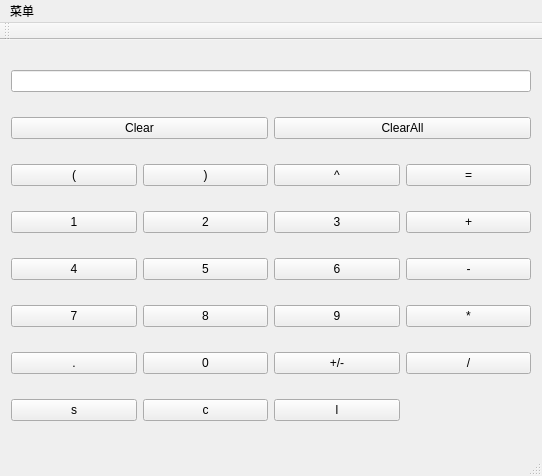
<?xml version="1.0" encoding="UTF-8"?>
<ui version="4.0">
 <class>MainWindow</class>
 <widget class="QMainWindow" name="MainWindow">
  <property name="geometry">
   <rect>
    <x>0</x>
    <y>0</y>
    <width>542</width>
    <height>476</height>
   </rect>
  </property>
  <property name="windowTitle">
   <string>MainWindow</string>
  </property>
  <widget class="QWidget" name="centralWidget">
   <layout class="QGridLayout" name="gridLayout">
    <item row="0" column="0" colspan="4">
     <widget class="QLineEdit" name="lineEdit"/>
    </item>
    <item row="1" column="0" colspan="2">
     <widget class="QPushButton" name="clearBtn">
      <property name="text">
       <string>Clear</string>
      </property>
     </widget>
    </item>
    <item row="1" column="2" colspan="2">
     <widget class="QPushButton" name="clearAllBtn">
      <property name="text">
       <string>ClearAll</string>
      </property>
     </widget>
    </item>
    <item row="2" column="0">
     <widget class="QPushButton" name="leftBracketBtn">
      <property name="text">
       <string>(</string>
      </property>
     </widget>
    </item>
    <item row="2" column="1">
     <widget class="QPushButton" name="rightBracketBtn">
      <property name="text">
       <string>)</string>
      </property>
     </widget>
    </item>
    <item row="2" column="2">
     <widget class="QPushButton" name="powBtn">
      <property name="text">
       <string>^</string>
      </property>
     </widget>
    </item>
    <item row="2" column="3">
     <widget class="QPushButton" name="equalBtn">
      <property name="text">
       <string>=</string>
      </property>
     </widget>
    </item>
    <item row="3" column="0">
     <widget class="QPushButton" name="digitBtn1">
      <property name="text">
       <string>1</string>
      </property>
     </widget>
    </item>
    <item row="3" column="1">
     <widget class="QPushButton" name="digitBtn2">
      <property name="text">
       <string>2</string>
      </property>
     </widget>
    </item>
    <item row="3" column="2">
     <widget class="QPushButton" name="digitBtn3">
      <property name="text">
       <string>3</string>
      </property>
     </widget>
    </item>
    <item row="3" column="3">
     <widget class="QPushButton" name="addBtn">
      <property name="text">
       <string>+</string>
      </property>
     </widget>
    </item>
    <item row="4" column="0">
     <widget class="QPushButton" name="digitBtn4">
      <property name="text">
       <string>4</string>
      </property>
     </widget>
    </item>
    <item row="4" column="1">
     <widget class="QPushButton" name="digitBtn5">
      <property name="text">
       <string>5</string>
      </property>
     </widget>
    </item>
    <item row="4" column="2">
     <widget class="QPushButton" name="digitBtn6">
      <property name="text">
       <string>6</string>
      </property>
     </widget>
    </item>
    <item row="4" column="3">
     <widget class="QPushButton" name="subtractionBtn">
      <property name="text">
       <string>-</string>
      </property>
     </widget>
    </item>
    <item row="5" column="0">
     <widget class="QPushButton" name="digitBtn7">
      <property name="text">
       <string>7</string>
      </property>
     </widget>
    </item>
    <item row="5" column="1">
     <widget class="QPushButton" name="digitBtn8">
      <property name="text">
       <string>8</string>
      </property>
     </widget>
    </item>
    <item row="5" column="2">
     <widget class="QPushButton" name="digitBtn9">
      <property name="text">
       <string>9</string>
      </property>
     </widget>
    </item>
    <item row="5" column="3">
     <widget class="QPushButton" name="multiplicationBtn">
      <property name="text">
       <string>*</string>
      </property>
     </widget>
    </item>
    <item row="6" column="0">
     <widget class="QPushButton" name="pointBtn">
      <property name="text">
       <string>.</string>
      </property>
     </widget>
    </item>
    <item row="6" column="1">
     <widget class="QPushButton" name="digitBtn0">
      <property name="text">
       <string>0</string>
      </property>
     </widget>
    </item>
    <item row="6" column="2">
     <widget class="QPushButton" name="signBtn">
      <property name="text">
       <string>+/-</string>
      </property>
     </widget>
    </item>
    <item row="6" column="3">
     <widget class="QPushButton" name="divisionBtn">
      <property name="text">
       <string>/</string>
      </property>
     </widget>
    </item>
    <item row="7" column="0">
     <widget class="QPushButton" name="sinBtn">
      <property name="text">
       <string>s</string>
      </property>
     </widget>
    </item>
    <item row="7" column="1">
     <widget class="QPushButton" name="cosBtn">
      <property name="text">
       <string>c</string>
      </property>
     </widget>
    </item>
    <item row="7" column="2">
     <widget class="QPushButton" name="pushButton_25">
      <property name="text">
       <string>l</string>
      </property>
     </widget>
    </item>
   </layout>
  </widget>
  <widget class="QMenuBar" name="menuBar">
   <property name="geometry">
    <rect>
     <x>0</x>
     <y>0</y>
     <width>542</width>
     <height>26</height>
    </rect>
   </property>
   <widget class="QMenu" name="menu">
    <property name="title">
     <string>菜单</string>
    </property>
    <addaction name="action"/>
   </widget>
   <addaction name="menu"/>
  </widget>
  <widget class="QToolBar" name="mainToolBar">
   <attribute name="toolBarArea">
    <enum>TopToolBarArea</enum>
   </attribute>
   <attribute name="toolBarBreak">
    <bool>false</bool>
   </attribute>
  </widget>
  <widget class="QStatusBar" name="statusBar"/>
  <action name="action">
   <property name="text">
    <string>粘贴</string>
   </property>
   <property name="shortcut">
    <string>Ctrl+V</string>
   </property>
  </action>
 </widget>
 <layoutdefault spacing="6" margin="11"/>
 <resources/>
 <connections/>
</ui>
